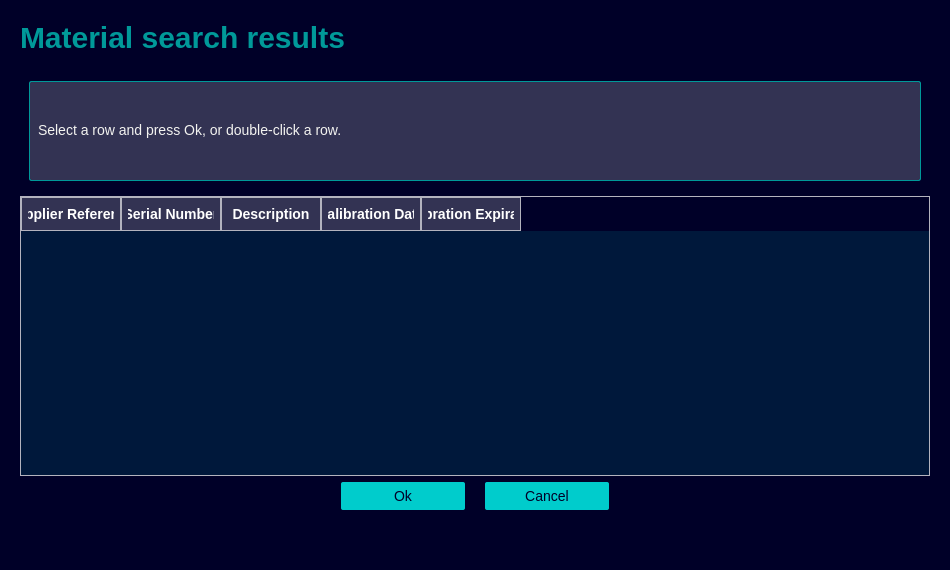
<?xml version="1.0" encoding="UTF-8"?>
<ui version="4.0">
 <class>PopupMaterialSearch</class>
 <widget class="QDialog" name="PopupMaterialSearch">
  <property name="geometry">
   <rect>
    <x>0</x>
    <y>0</y>
    <width>950</width>
    <height>480</height>
   </rect>
  </property>
  <property name="windowTitle">
   <string>Dialog</string>
  </property>
  <property name="styleSheet">
   <string notr="true">*{
	border:none;
	background: #000028;
	padding: 0;
	margin: 0;
	color: #f3f3f0;
	font-family: &quot;SiemensSansPro_A_Bd&quot;;
	font-size: 14px;
}
</string>
  </property>
  <layout class="QGridLayout" name="gridLayout">
   <item row="0" column="0">
    <widget class="QWidget" name="container_main_body" native="true">
     <property name="sizePolicy">
      <sizepolicy hsizetype="MinimumExpanding" vsizetype="Preferred">
       <horstretch>0</horstretch>
       <verstretch>0</verstretch>
      </sizepolicy>
     </property>
     <layout class="QVBoxLayout" name="verticalLayout">
      <item>
       <widget class="QFrame" name="frame_title">
        <property name="sizePolicy">
         <sizepolicy hsizetype="Preferred" vsizetype="Maximum">
          <horstretch>0</horstretch>
          <verstretch>0</verstretch>
         </sizepolicy>
        </property>
        <property name="frameShape">
         <enum>QFrame::Shape::StyledPanel</enum>
        </property>
        <property name="frameShadow">
         <enum>QFrame::Shadow::Raised</enum>
        </property>
        <layout class="QVBoxLayout" name="verticalLayout_12">
         <property name="spacing">
          <number>0</number>
         </property>
         <property name="leftMargin">
          <number>0</number>
         </property>
         <property name="topMargin">
          <number>0</number>
         </property>
         <property name="rightMargin">
          <number>0</number>
         </property>
         <property name="bottomMargin">
          <number>0</number>
         </property>
         <item>
          <widget class="QLabel" name="tittle">
           <property name="sizePolicy">
            <sizepolicy hsizetype="Preferred" vsizetype="Preferred">
             <horstretch>0</horstretch>
             <verstretch>0</verstretch>
            </sizepolicy>
           </property>
           <property name="styleSheet">
            <string notr="true">QLabel {
	color: #009999;
	font-size: 30px;
	font-weight: bold;
}
</string>
           </property>
           <property name="text">
            <string>Material search results</string>
           </property>
          </widget>
         </item>
        </layout>
       </widget>
      </item>
      <item>
       <widget class="QWidget" name="widget" native="true">
        <layout class="QHBoxLayout" name="horizontalLayout_2">
         <property name="topMargin">
          <number>20</number>
         </property>
         <item>
          <widget class="QLabel" name="description">
           <property name="minimumSize">
            <size>
             <width>0</width>
             <height>100</height>
            </size>
           </property>
           <property name="styleSheet">
            <string notr="true">background-color: #333353;
border-radius: 2px;
padding: 5px;
padding-bottom: 7px;
margin-top: 0px;
color: #f3f3f0;
border: 1px solid #009999;</string>
           </property>
           <property name="text">
            <string>Select a row and press Ok, or double-click a row.</string>
           </property>
          </widget>
         </item>
        </layout>
       </widget>
      </item>
      <item>
       <widget class="QTableWidget" name="table_search">
        <property name="minimumSize">
         <size>
          <width>0</width>
          <height>280</height>
         </size>
        </property>
        <property name="styleSheet">
   <string notr="true">
QTableWidget {
    background-color: #00183B;
    gridline-color: #333353;
    border: 1px solid #B3B3BE;
}
QHeaderView::section {
    background-color: #333353;
    color: #FFFFFF;
    padding: 6px;
    border: 1px solid #B3B3BE;
    font-weight: bold;
}
</string>
        </property>
         <column>
          <property name="text"><string>Supplier Reference</string></property>
         </column>
         <column>
          <property name="text"><string>Serial Number</string></property>
         </column>
         <column>
          <property name="text"><string>Description</string></property>
         </column>
         <column>
          <property name="text"><string>Calibration Date</string></property>
         </column>
         <column>
          <property name="text"><string>Calibration Expiration</string></property>
         </column>
       </widget>
      </item>
      <item>
       <widget class="QWidget" name="container_button" native="true">
        <property name="sizePolicy">
         <sizepolicy hsizetype="Preferred" vsizetype="Maximum">
          <horstretch>0</horstretch>
          <verstretch>0</verstretch>
         </sizepolicy>
        </property>
        <property name="styleSheet">
         <string notr="true">QPushButton {
	min-width: 100px;
	max-width: 100px;
    padding: 6px 12px 6px 12px;
    border-radius: 2px;
    opacity: 1;
	text-align:center;
	background-color: #00CCCC;	
	color: #000028;
}

QPushButton:hover {
	background-color: #00FFB9;
}

QPushButton:pressed {	
	background-color: #00E5AA;
}</string>
        </property>
        <layout class="QHBoxLayout" name="horizontalLayout_4">
         <property name="spacing">
          <number>20</number>
         </property>
         <property name="leftMargin">
          <number>0</number>
         </property>
         <property name="topMargin">
          <number>0</number>
         </property>
         <property name="rightMargin">
          <number>0</number>
         </property>
         <property name="bottomMargin">
          <number>40</number>
         </property>
         <item>
          <spacer name="horizontalSpacer_5">
           <property name="orientation">
            <enum>Qt::Orientation::Horizontal</enum>
           </property>
           <property name="sizeHint" stdset="0">
            <size>
             <width>40</width>
             <height>20</height>
            </size>
           </property>
          </spacer>
         </item>
         <item>
          <widget class="QPushButton" name="btn_ok">
           <property name="minimumSize">
            <size>
             <width>124</width>
             <height>0</height>
            </size>
           </property>
           <property name="text">
            <string>Ok</string>
           </property>
          </widget>
         </item>
         <item>
          <widget class="QPushButton" name="btn_cancel">
           <property name="sizePolicy">
            <sizepolicy hsizetype="Minimum" vsizetype="Preferred">
             <horstretch>0</horstretch>
             <verstretch>0</verstretch>
            </sizepolicy>
           </property>
           <property name="minimumSize">
            <size>
             <width>124</width>
             <height>0</height>
            </size>
           </property>
           <property name="text">
            <string>Cancel</string>
           </property>
          </widget>
         </item>
         <item>
          <spacer name="horizontalSpacer_6">
           <property name="orientation">
            <enum>Qt::Orientation::Horizontal</enum>
           </property>
           <property name="sizeHint" stdset="0">
            <size>
             <width>40</width>
             <height>20</height>
            </size>
           </property>
          </spacer>
         </item>
        </layout>
       </widget>
      </item>
     </layout>
    </widget>
   </item>
  </layout>
 </widget>
 <resources/>
 <connections/>
</ui>
